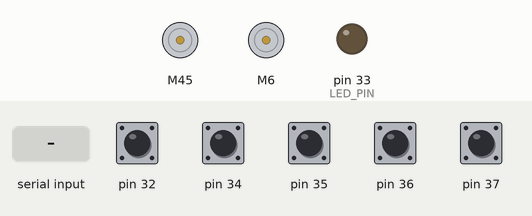
Recording of a sketch running on a simulated Arduino Mega 2560, built with avr-gcc and run on an emulated ATmega2560. Parts: 2 × DC motor (green arrow = forward, orange = backward, longer = faster), output pins drawn as LEDs (lit = HIGH). Dashed ring = blinking. The test bench sets the inputs (shaded band); at power-on: pin 32, pin 34–37 HIGH. What the sketch prints to the serial monitor is not drawn.

Above: at 1.2 s.
1.3 s: "30,150\n" received over Serial
At 1.4 s:
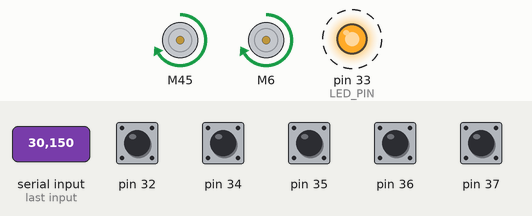
4.3 s: pin 35 pulled LOW for 0.15 s
At 4.62 s:
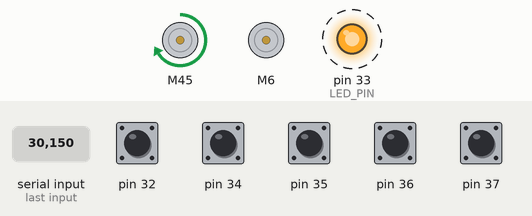
7.3 s: pin 37 pulled LOW for 0.15 s
At 8.5 s:
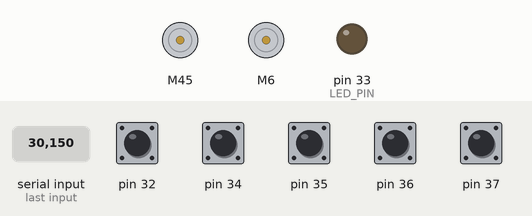
8.9 s: pin 32 pulled LOW for 0.15 s
At 9.0 s:
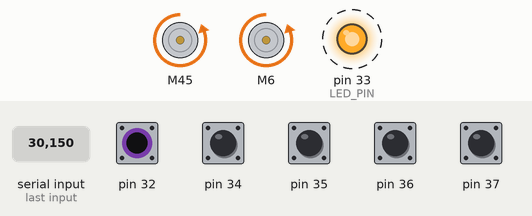
Timing chart, 0 to 12.9 s (numbered marks = the images above; inputs shaded):
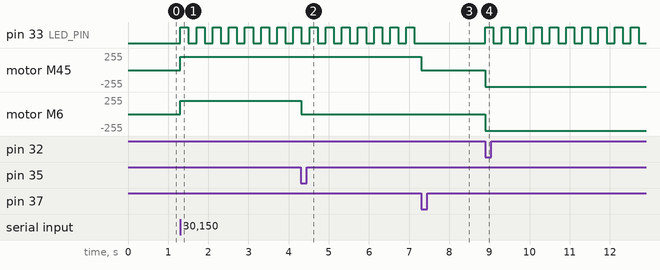

The sketch:

door.ino
```cpp
#include <GyverMotor.h>
GMotor motor1(DRIVER2WIRE, 45, 46, HIGH); // мотор1
GMotor motor2(DRIVER2WIRE, 6, 7, HIGH); // мотор2
#define LED_PIN  33      // номер выхода,подключенного к светодиоду
#define  INTERVAL 200UL

void setup() {
  Serial.begin(9600);
  pinMode(37, INPUT_PULLUP); // концевик открытия 1
  pinMode(36, INPUT_PULLUP); // концевик закрытия 1

  pinMode(35, INPUT_PULLUP); // концевик открытия 2
  pinMode(34, INPUT_PULLUP); // концевик закрытия 2
  motor1.setMode(AUTO);
  motor1.setSpeed(0);
  motor1.setDeadtime(2);
  motor2.setMode(AUTO);
  motor2.setSpeed(0);
  motor2.setDeadtime(2);
  pinMode(LED_PIN, OUTPUT);
  pinMode(32, INPUT_PULLUP);
  digitalWrite(LED_PIN, LOW);

}

bool door_close = true;
uint32_t btnTimer = 0;
bool flag = false;
void loop() {
    if (Serial.available() > 0) {
      int Number = Serial.read() - '0';
      switch (Number) {
        case 1:
          door_close = opening();
          break;
        case 0:
          break;
        default:
          Serial.write(Number);
          break;
      }
    }


   // читаем инвертированное значение для удобства
  bool btnState = !digitalRead(32);

  if (btnState && !flag && millis() - btnTimer > 100) {
    btnTimer = millis();
    flag = true;
    door_close = closing();

  }
  if (!btnState && flag && millis() - btnTimer > 100) {
    flag = false;
    btnTimer = millis();
    //Serial.println("release");
  }
}


int opening() {
  bool mt1 = true;
  bool mt2 = true;
  motor1.setSpeed(200);
  motor2.setSpeed(200);
  while (mt1 or mt2){
    if (!digitalRead(37) == true){motor1.setSpeed(0);mt1 = false;}
    if (!digitalRead(35) == true){motor2.setSpeed(0);mt2 = false;}
    static unsigned long previousMillis = 0;
    if(millis() - previousMillis > INTERVAL) {
      previousMillis = millis();
      digitalWrite(LED_PIN,!digitalRead(LED_PIN));
  }

    }
   motor1.setSpeed(0);
   digitalWrite(LED_PIN, LOW);
   motor2.setSpeed(0);
   return (false);

}

int closing() {


  bool mt1 = true;
  bool mt2 = true;

  motor1.setSpeed(-254);
  motor2.setSpeed(-254);

  while (mt1 or mt2){
    if (!digitalRead(36) == true){motor1.setSpeed(0);mt1 = false;}
    if (!digitalRead(34) == true){motor2.setSpeed(0);mt2 = false;}
    static unsigned long previousMillis = 0;
    if(millis() - previousMillis > INTERVAL) {
      previousMillis = millis();
      digitalWrite(LED_PIN,!digitalRead(LED_PIN));
    }
   }
   motor1.setSpeed(0);
   motor2.setSpeed(0);
   digitalWrite(LED_PIN, LOW);
   return (true);
}
```

Measured:
- after the input at 1.3 s, pin 33 (LED_PIN): alternates HIGH for 0.20 s and LOW for 0.20 s, starting at once; motor M45, motor M6: stopped → forward 200/255 at once
- after the input at 4.3 s, motor M6: forward 200/255 → stopped at once
- after the input at 7.3 s, pin 33 (LED_PIN): stops changing and stays LOW; motor M45: forward 200/255 → stopped at once
- after the input at 8.9 s, pin 33 (LED_PIN): alternates HIGH for 0.20 s and LOW for 0.20 s, starting at once; motor M45, motor M6: stopped → backward 254/255 at once
